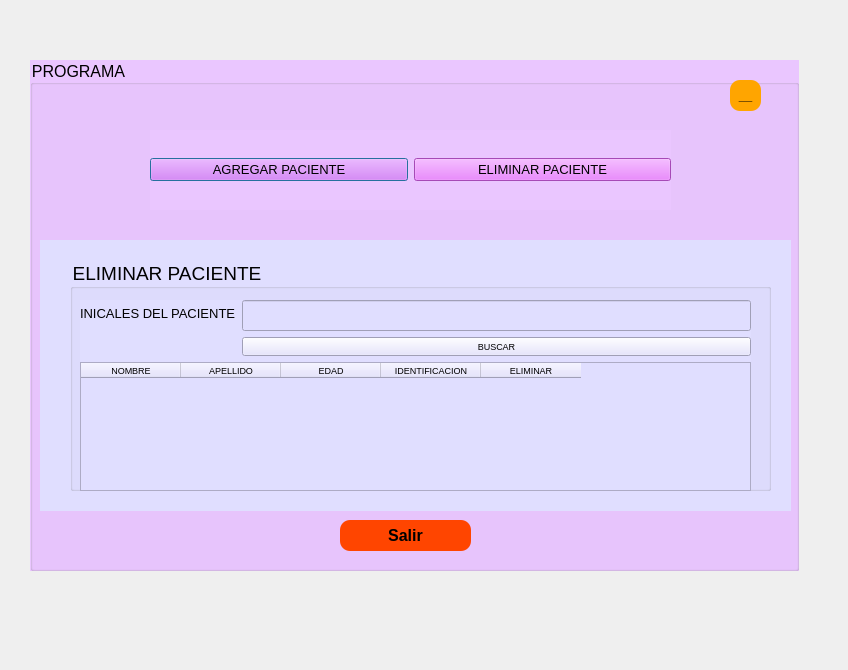
<?xml version="1.0" encoding="UTF-8"?>
<ui version="4.0">
 <class>Dialog</class>
 <widget class="QDialog" name="Dialog">
  <property name="geometry">
   <rect>
    <x>0</x>
    <y>0</y>
    <width>848</width>
    <height>670</height>
   </rect>
  </property>
  <property name="windowTitle">
   <string>Dialog</string>
  </property>
  <widget class="QGroupBox" name="groupBox_3">
   <property name="geometry">
    <rect>
     <x>30</x>
     <y>60</y>
     <width>769</width>
     <height>511</height>
    </rect>
   </property>
   <property name="font">
    <font>
     <pointsize>12</pointsize>
    </font>
   </property>
   <property name="styleSheet">
    <string notr="true">background-color: rgb(234, 198, 255);</string>
   </property>
   <property name="title">
    <string>PROGRAMA</string>
   </property>
   <widget class="QWidget" name="gridLayoutWidget">
    <property name="geometry">
     <rect>
      <x>120</x>
      <y>70</y>
      <width>521</width>
      <height>80</height>
     </rect>
    </property>
    <layout class="QGridLayout" name="gridLayout">
     <item row="0" column="0">
      <widget class="QPushButton" name="add">
       <property name="font">
        <font>
         <pointsize>10</pointsize>
        </font>
       </property>
       <property name="styleSheet">
        <string notr="true">background-color: rgb(232, 103, 255);</string>
       </property>
       <property name="text">
        <string>AGREGAR PACIENTE</string>
       </property>
      </widget>
     </item>
     <item row="0" column="1">
      <widget class="QPushButton" name="erase">
       <property name="font">
        <font>
         <pointsize>10</pointsize>
        </font>
       </property>
       <property name="styleSheet">
        <string notr="true">background-color: rgb(232, 103, 255);</string>
       </property>
       <property name="text">
        <string>ELIMINAR PACIENTE</string>
       </property>
      </widget>
     </item>
    </layout>
   </widget>
   <widget class="QStackedWidget" name="stackedWidget">
    <property name="geometry">
     <rect>
      <x>10</x>
      <y>180</y>
      <width>751</width>
      <height>271</height>
     </rect>
    </property>
    <property name="styleSheet">
     <string notr="true">background-color: rgb(224, 222, 255);</string>
    </property>
    <property name="currentIndex">
     <number>2</number>
    </property>
    <widget class="QWidget" name="bienvenida">
     <widget class="QLabel" name="label">
      <property name="geometry">
       <rect>
        <x>30</x>
        <y>70</y>
        <width>681</width>
        <height>111</height>
       </rect>
      </property>
      <property name="font">
       <font>
        <family>Segoe UI Black</family>
        <pointsize>18</pointsize>
        <weight>75</weight>
        <bold>true</bold>
       </font>
      </property>
      <property name="text">
       <string>USTED A INGRESADO AL SISTEMA</string>
      </property>
      <property name="alignment">
       <set>Qt::AlignCenter</set>
      </property>
     </widget>
     <widget class="QLabel" name="label_2">
      <property name="geometry">
       <rect>
        <x>280</x>
        <y>170</y>
        <width>201</width>
        <height>20</height>
       </rect>
      </property>
      <property name="font">
       <font>
        <pointsize>10</pointsize>
       </font>
      </property>
      <property name="text">
       <string>Seleccione una opción</string>
      </property>
      <property name="alignment">
       <set>Qt::AlignCenter</set>
      </property>
     </widget>
    </widget>
    <widget class="QWidget" name="nuevo">
     <widget class="QGroupBox" name="groupBox">
      <property name="geometry">
       <rect>
        <x>10</x>
        <y>10</y>
        <width>721</width>
        <height>281</height>
       </rect>
      </property>
      <property name="font">
       <font>
        <pointsize>14</pointsize>
       </font>
      </property>
      <property name="styleSheet">
       <string notr="true"/>
      </property>
      <property name="title">
       <string>NUEVO</string>
      </property>
      <widget class="QWidget" name="formLayoutWidget_2">
       <property name="geometry">
        <rect>
         <x>50</x>
         <y>40</y>
         <width>641</width>
         <height>204</height>
        </rect>
       </property>
       <layout class="QFormLayout" name="formLayout_2">
        <item row="0" column="0">
         <widget class="QLabel" name="label_3">
          <property name="font">
           <font>
            <pointsize>10</pointsize>
           </font>
          </property>
          <property name="text">
           <string>NOMBRE</string>
          </property>
          <property name="alignment">
           <set>Qt::AlignRight|Qt::AlignTrailing|Qt::AlignVCenter</set>
          </property>
         </widget>
        </item>
        <item row="0" column="1">
         <widget class="QLineEdit" name="name">
          <property name="font">
           <font>
            <family>Dubai Medium</family>
            <pointsize>11</pointsize>
           </font>
          </property>
          <property name="autoFillBackground">
           <bool>false</bool>
          </property>
          <property name="styleSheet">
           <string notr="true">background-color: rgb(255, 255, 255);</string>
          </property>
         </widget>
        </item>
        <item row="1" column="0">
         <widget class="QLabel" name="label_4">
          <property name="font">
           <font>
            <pointsize>10</pointsize>
           </font>
          </property>
          <property name="text">
           <string>APELLIDO</string>
          </property>
          <property name="alignment">
           <set>Qt::AlignRight|Qt::AlignTrailing|Qt::AlignVCenter</set>
          </property>
         </widget>
        </item>
        <item row="1" column="1">
         <widget class="QLineEdit" name="lastname">
          <property name="font">
           <font>
            <family>Dubai Medium</family>
            <pointsize>11</pointsize>
           </font>
          </property>
          <property name="styleSheet">
           <string notr="true">background-color: rgb(255, 255, 255);</string>
          </property>
         </widget>
        </item>
        <item row="2" column="0">
         <widget class="QLabel" name="label_5">
          <property name="font">
           <font>
            <pointsize>10</pointsize>
           </font>
          </property>
          <property name="text">
           <string>EDAD</string>
          </property>
          <property name="alignment">
           <set>Qt::AlignRight|Qt::AlignTrailing|Qt::AlignVCenter</set>
          </property>
         </widget>
        </item>
        <item row="2" column="1">
         <widget class="QLineEdit" name="age">
          <property name="font">
           <font>
            <family>Dubai Medium</family>
            <pointsize>11</pointsize>
           </font>
          </property>
          <property name="styleSheet">
           <string notr="true">background-color: rgb(255, 255, 255);</string>
          </property>
         </widget>
        </item>
        <item row="3" column="1">
         <widget class="QLineEdit" name="id">
          <property name="font">
           <font>
            <family>Dubai Medium</family>
            <pointsize>11</pointsize>
           </font>
          </property>
          <property name="styleSheet">
           <string notr="true">background-color: rgb(255, 255, 255);</string>
          </property>
         </widget>
        </item>
        <item row="4" column="1">
         <layout class="QHBoxLayout" name="horizontalLayout">
          <item>
           <widget class="QPushButton" name="agregar">
            <property name="styleSheet">
             <string notr="true">background-color: rgb(170, 170, 255);</string>
            </property>
            <property name="text">
             <string>AGREGAR</string>
            </property>
           </widget>
          </item>
          <item>
           <widget class="QPushButton" name="cancel">
            <property name="styleSheet">
             <string notr="true">background-color: rgb(255, 108, 23);</string>
            </property>
            <property name="text">
             <string>CANCELAR</string>
            </property>
           </widget>
          </item>
         </layout>
        </item>
        <item row="3" column="0">
         <widget class="QLabel" name="label_6">
          <property name="font">
           <font>
            <pointsize>10</pointsize>
           </font>
          </property>
          <property name="text">
           <string>IDENTIFICACIÓN</string>
          </property>
          <property name="alignment">
           <set>Qt::AlignRight|Qt::AlignTrailing|Qt::AlignVCenter</set>
          </property>
         </widget>
        </item>
       </layout>
      </widget>
     </widget>
    </widget>
    <widget class="QWidget" name="eliminar">
     <widget class="QGroupBox" name="groupBox_2">
      <property name="geometry">
       <rect>
        <x>30</x>
        <y>20</y>
        <width>701</width>
        <height>231</height>
       </rect>
      </property>
      <property name="font">
       <font>
        <pointsize>14</pointsize>
       </font>
      </property>
      <property name="title">
       <string>ELIMINAR PACIENTE</string>
      </property>
      <widget class="QWidget" name="formLayoutWidget">
       <property name="geometry">
        <rect>
         <x>10</x>
         <y>40</y>
         <width>671</width>
         <height>191</height>
        </rect>
       </property>
       <layout class="QFormLayout" name="formLayout">
        <item row="0" column="0">
         <widget class="QLabel" name="label_7">
          <property name="font">
           <font>
            <pointsize>10</pointsize>
           </font>
          </property>
          <property name="text">
           <string>INICALES DEL PACIENTE</string>
          </property>
         </widget>
        </item>
        <item row="0" column="1">
         <widget class="QLineEdit" name="paciente_buscar"/>
        </item>
        <item row="1" column="1">
         <widget class="QPushButton" name="busca">
          <property name="font">
           <font>
            <pointsize>7</pointsize>
           </font>
          </property>
          <property name="text">
           <string>BUSCAR</string>
          </property>
         </widget>
        </item>
        <item row="2" column="0" colspan="2">
         <widget class="QTableWidget" name="patientTable">
          <property name="font">
           <font>
            <pointsize>7</pointsize>
           </font>
          </property>
          <column>
           <property name="text">
            <string>NOMBRE</string>
           </property>
          </column>
          <column>
           <property name="text">
            <string>APELLIDO</string>
           </property>
          </column>
          <column>
           <property name="text">
            <string>EDAD</string>
           </property>
          </column>
          <column>
           <property name="text">
            <string>IDENTIFICACION</string>
           </property>
          </column>
          <column>
           <property name="text">
            <string>ELIMINAR</string>
           </property>
          </column>
         </widget>
        </item>
       </layout>
      </widget>
     </widget>
    </widget>
   </widget>
   <widget class="QPushButton" name="minimizar_2">
    <property name="geometry">
     <rect>
      <x>700</x>
      <y>20</y>
      <width>31</width>
      <height>31</height>
     </rect>
    </property>
    <property name="font">
     <font>
      <pointsize>9</pointsize>
      <weight>75</weight>
      <bold>true</bold>
      <underline>false</underline>
      <strikeout>false</strikeout>
     </font>
    </property>
    <property name="styleSheet">
     <string notr="true">QPushButton {
        background-color: orange;
        border: none;
        border-radius: 10px;;
    }</string>
    </property>
    <property name="text">
     <string>__</string>
    </property>
    <property name="autoExclusive">
     <bool>false</bool>
    </property>
   </widget>
   <widget class="QPushButton" name="exit_2">
    <property name="geometry">
     <rect>
      <x>310</x>
      <y>460</y>
      <width>131</width>
      <height>31</height>
     </rect>
    </property>
    <property name="font">
     <font>
      <pointsize>12</pointsize>
      <weight>75</weight>
      <bold>true</bold>
      <underline>false</underline>
      <strikeout>false</strikeout>
     </font>
    </property>
    <property name="styleSheet">
     <string notr="true">QPushButton {
        background-color: orangered;
        border: none;
        border-radius: 10px;;
    }</string>
    </property>
    <property name="text">
     <string>Salir</string>
    </property>
    <property name="autoExclusive">
     <bool>false</bool>
    </property>
   </widget>
  </widget>
 </widget>
 <resources/>
 <connections/>
</ui>
